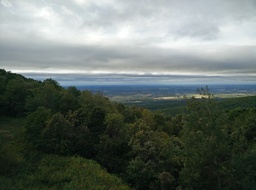
#> input picture PS2/data/pano_left.jpg, 256 x 190 px, shrunk from 1457 x 1080 before the run
$ python panaroma.py
#> lines starting #> are read from the running program, lines starting #| are printed output that depends on the picture
### PS2/ec/cwcolombHelperFunctions.py
import numpy as np
import cv2
import warnings
import argparse
import numpy as np
import cv2
import skimage.color
import numpy as np
import cv2
import scipy.io as sio
from matplotlib import pyplot as plt
import skimage.feature

PATCHWIDTH = 9

def briefMatch(desc1,desc2,ratio):

	matches = skimage.feature.match_descriptors(desc1,desc2,'hamming',cross_check=True,max_ratio=ratio)
	return matches


# [8 lines left out: function plotMatches, not called in this run]


def makeTestPattern(patchWidth, nbits):
	np.random.seed(0)
	compareX = patchWidth*patchWidth * np.random.random((nbits,1))
	compareX = np.floor(compareX).astype(int)
	np.random.seed(1)
	compareY = patchWidth*patchWidth * np.random.random((nbits,1))
	compareY = np.floor(compareY).astype(int)

	return (compareX, compareY)

def computePixel(img, idx1, idx2, width, center):
	halfWidth = width // 2
	col1 = idx1 % width - halfWidth
	row1 = idx1 // width - halfWidth
	col2 = idx2 % width - halfWidth
	row2 = idx2 // width - halfWidth
	return 1 if img[int(center[0]+row1)][int(center[1]+col1)] < img[int(center[0]+row2)][int(center[1]+col2)] else 0


def computeBrief(img, locs):


	patchWidth = 9
	nbits = 256
	compareX, compareY = makeTestPattern(patchWidth,nbits)
	m, n = img.shape

	halfWidth = patchWidth//2

	locs = np.array(list(filter(lambda x: halfWidth <= x[0] < m-halfWidth and halfWidth <= x[1] < n-halfWidth, locs)))
	desc = np.array([list(map(lambda x: computePixel(img, x[0], x[1], patchWidth, c), zip(compareX, compareY))) for c in locs])

	return desc, locs


def corner_detection(img, sigma):
	# fast method
	result_img = skimage.feature.corner_fast(img, n=PATCHWIDTH, threshold=sigma)
	locs = skimage.feature.corner_peaks(result_img, min_distance=1)
	return locs


def matchPics(I1, I2, opts):
    """
    Find feature correspondences between the two given images.

    I1, I2 : Images to match
    opts: input opts
    """
    ratio = opts.ratio  #'ratio for BRIEF feature descriptor'
    sigma = opts.sigma  #'threshold for corner detection using FAST feature detector'


    #Convert Images to GrayScale
    gray1 = skimage.color.rgb2gray(I1)
    gray2 = skimage.color.rgb2gray(I2)

    #Detect Features in Both Images
    locs1 = corner_detection(gray1, sigma)
    locs2 = corner_detection(gray2, sigma)

    #Obtain descriptors for the computed feature locations
    desc1, locs1 = computeBrief(gray1, locs1)
    desc2, locs2 = computeBrief(gray2, locs2)

    #Match features using the descriptors
    matches = briefMatch(desc1, desc2, ratio)

    return matches, locs1, locs2

def get_opts():
    parser = argparse.ArgumentParser(description='16-720 HW2: Homography')

    ## Feature detection (requires tuning)
    parser.add_argument('--sigma', type=float, default=0.15,
                        help='threshold for corner detection using FAST feature detector')
    parser.add_argument('--ratio', type=float, default=0.7,
                        help='ratio for BRIEF feature descriptor')

    ## Ransac (requires tuning)
    parser.add_argument('--max_iters', type=int, default=500,
                        help='the number of iterations to run RANSAC for')
    parser.add_argument('--inlier_tol', type=float, default=2.0,
                        help='the tolerance value for considering a point to be an inlier')

    ## Additional options (add your own hyperparameters here)
    parser.add_argument('--c2_testing', type=bool, default=False,
                        help='Whether this run is for testing.')
    parser.add_argument('--save_addr', type=str, default=None,
                        help='Address to export content to.')
    ##
    opts = parser.parse_args()

    return opts


def computeH(x1, x2):
    """
    Compute the homography between two sets of points.

    Q2.2.1
    """
    Npts = x1.shape[0]
    Npts2 = x2.shape[0]
    assert Npts==Npts2, "Number of points in each list must be equal"

    A = np.zeros((Npts*2,9))

    for i in range(Npts):
        A[i*2:(i+1)*2, :] = np.array([
            [-x2[i,0], -x2[i,1], -1, 0, 0, 0, x1[i,0]*x2[i,0], x1[i,0]*x2[i,1], x1[i,0]],
            [0, 0, 0, -x2[i,0], -x2[i,1], -1, x1[i,1]*x2[i,0], x1[i,1]*x2[i,1], x1[i,1]],
        ])


    """
    SVD Approach (works fine, just slower than eig. Keeping in case of issue with eig.)
    _, s, Vh = np.linalg.svd(A, full_matrices=True)
    if s.shape[0] > 8 and abs(s[8]) > 1e-6:
        warnings.warn("Min singular value should be approximately zero.")
    V = Vh.T
    H2to1 = V[:,8] # Solution is eigenvector for smallest eigenvalue of A.T@A (last col of V)
    """
    D,V = np.linalg.eig(A.T@A)
    D = np.absolute(D) # only care about distance of e-values from 0
    i_min = np.argmin(D)
    if D[i_min] > 1e-3:
        warnings.warn("Min singular value should be approximately zero; it was {}.".format(D[i_min]))
    H2to1 = V[:,i_min]

    return H2to1.reshape((3,3))

def point_mean(x):
    """Compute mean of columns of given matrix x (faster than np.mean)."""
    Npts = x.shape[0]
    return np.sum(x[:, 0])/Npts, np.sum(x[:, 1])/Npts

def computeH_norm(x1, x2):
    """
    Compute the centroid of the points.

    Q2.2.2
    """
    #Shift the origin of the points to the centroid
    mean1 = point_mean(x1) # mean for each column (xvalues,yvalues) in x1
    mean2 = point_mean(x2) # mean for each column (xvalues,yvalues) in x2
    x1_centered = x1 - mean1
    x2_centered = x2 - mean2

	#Normalize the points so that the largest distance from the origin is equal to sqrt(2)
    max1 = np.max(np.absolute(x1_centered), axis=0)
    max2 = np.max(np.absolute(x2_centered), axis=0)
    if np.count_nonzero(max1==0) == 0:
        scale1 = 1.0 / max1 # scaling for each column (xvalues,yvalues) in x1
    else:
        warnings.warn("Zeros in maximum value for a column in x1. Ignoring scaling for that point collection.")
        scale1 = np.ones(max1.shape) # can't scale so don't. this likely won't generate the solution given this anomaly so this is fine.
    if np.count_nonzero(max2==0) == 0:
        scale2 = 1.0 / max2 # scaling for each column (xvalues,yvalues) in x2
    else:
        warnings.warn("Zeros in maximum value for a column in x2. Ignoring scaling for that point collection")
        scale2 = np.ones(max2.shape) # can't scale so don't. this likely won't generate the solution given this anomaly so this is fine.
    x1_normalized = x1_centered * scale1
    x2_normalized = x2_centered * scale2

	#Similarity transform 1
    T1 = np.array([
        [scale1[0], 0, -mean1[0]*scale1[0]],
        [0, scale1[1], -mean1[1]*scale1[1]],
        [0, 0, 1]
    ])

	#Similarity transform 2
    T2 = np.array([
        [scale2[0], 0, -mean2[0]*scale2[0]],
        [0, scale2[1], -mean2[1]*scale2[1]],
        [0, 0, 1]
    ])

	#Compute homography
    H2to1_norm = computeH(x1_normalized, x2_normalized)

	#Denormalization
    H2to1 = np.linalg.inv(T1) @ H2to1_norm @ T2

    return H2to1


def computeH_ransac(locs1, locs2, opts):
    """
    Compute the best fitting homography given a list of matching points.

    Q2.2.3
    """
    max_iters = opts.max_iters  # the number of iterations to run RANSAC for
    inlier_tol = opts.inlier_tol # the tolerance value for considering a point to be an inlier

    # Copy and swap columns (from (y,x) to (x,y)) per Piazza
    pts1 = np.copy(locs1)
    pts1[:,[1,0]] = pts1[:,[0,1]]
    pts2 = np.copy(locs2)
    pts2[:,[1,0]] = pts2[:,[0,1]]

    Npts = pts1.shape[0]
    Npts2 = pts2.shape[0]
    assert Npts == Npts2, "Both locs should contain same number of points."

    # Make homogeneous ahead of time for use in RANSAC inlier testing:
    pts_h1 = pts1.T
    pts_h1 = np.append(pts_h1, np.ones((1,Npts)), axis=0)
    pts_h2 = pts2.T
    pts_h2 = np.append(pts_h2, np.ones((1,Npts)), axis=0)

    # Count inliers in model given by homography H:
    def count_inliers(H):
        estimate = H@pts_h2
        # Rescale third element to rehomogenize estimate (account for "up to scale" equivalence):
        if np.count_nonzero(estimate[2,:]) == estimate.shape[1]:
            estimate = estimate / estimate[2,:]
        inliers = np.linalg.norm(pts_h1 - estimate, axis=0) < inlier_tol # True if inlier
        num_inliers = np.count_nonzero(inliers)
        return num_inliers, inliers

    count = 1
    bestH2to1 = None
    best_inliers = None # Boolean vector with True for inliers during best homography fit
    best_inlier_count = -1
    while count < max_iters:
        # Select randomly the minimum number of points to fix model (8 points = 4 correspondences):
        sample_idx = np.random.choice(Npts, 4)
        sample1 = pts1[sample_idx,:]
        sample2 = pts2[sample_idx,:]

        # Solve for model (H):
        H2to1 = computeH_norm(sample1, sample2)

        # Count inliers:
        num_inliers, inliers = count_inliers(H2to1)

        # If best homography, save the model and the inliers (to try to build a better model later):
        if num_inliers > best_inlier_count:
            bestH2to1 = H2to1
            best_inliers = inliers
            best_inlier_count = num_inliers

        # If all points are (somehow) inliers, woohoo! Terminate early.
        if num_inliers == Npts:
            #terminate early
            break

        count = count + 1

    # Rebuild model using all inliers from best fit:
    H2to1 = computeH_norm(pts1[best_inliers,:], pts2[best_inliers,:])
    num_inliers, inliers = count_inliers(H2to1)
    # Make sure it's actually an improvement; if so, keep:
    if num_inliers > best_inlier_count:
        bestH2to1 = H2to1
        best_inliers = inliers

    inliers = (best_inliers*1) # convert from Bool to Int vector (per spec)
    return bestH2to1, inliers


# [21 lines left out: function compositeH, not called in this run]

### PS2/ec/panaroma.py
import numpy as np
import cv2
import matplotlib.pyplot as plt
#Import necessary functions
from cwcolombHelperFunctions import get_opts, matchPics, computeH_ransac, plotMatches
#Write script for Q4.2x

opts = get_opts()
opts.sigma = 0.1
opts.ratio = 0.6

# Load Images:
left_img = cv2.imread('../data/pano_left.jpg')
#> left_img is the input picture: shape (190, 256, 3); mean B, G, R 105.5, 111.1, 101.9
right_img = cv2.imread('../data/pano_right.jpg')
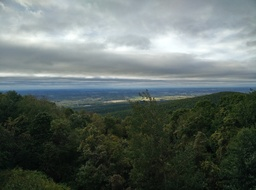
#> input picture PS2/data/pano_right.jpg, 256 x 190 px, shrunk from 1457 x 1080 before the run
#> right_img is the input picture: shape (190, 256, 3); mean B, G, R 103.1, 107.1, 96.8

width = left_img.shape[1] + right_img.shape[1]
#> width = 512
height = left_img.shape[0] + right_img.shape[0]
#> height = 380

# Perform Feature Matching:
matches, locs1, locs2 = matchPics(left_img, right_img, opts)
#> in matchPics, `gray1 = skimage.color.rgb2gray(I1)`:
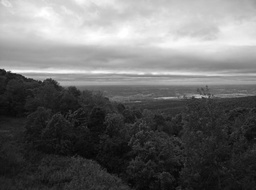
#> gray1: shape (190, 256) float64; min 0.0165, max 1, mean 0.428
#> in matchPics, `gray2 = skimage.color.rgb2gray(I2)`:
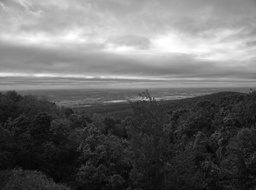
#> gray2: shape (190, 256) float64; min 0.00923, max 0.999, mean 0.414
#> in corner_detection, `result_img = skimage.feature.corner_fast(img, n=PATCHWIDTH, threshold=..`:
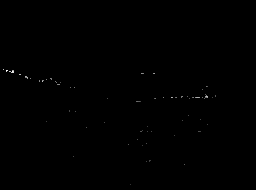
#> result_img: shape (190, 256) float64; min 0, max 6.82, mean 0.00777; drawn with min black and max white
#> in corner_detection, `locs = skimage.feature.corner_peaks(result_img, min_distance=1)`: locs = 61 pairs, first value 69 to 184, second value 3 to 215
#> in matchPics, `locs1 = corner_detection(gray1, sigma)`: locs1 has the same summary as locs in corner_detection
#> in matchPics, `locs2 = corner_detection(gray2, sigma)`: locs2 = 65 pairs, first value 43 to 186, second value 5 to 250
#> in computeBrief, `locs = np.array(list(filter(lambda x: halfWidth <= x[0] < m-halfWidth ..`: locs = 60 pairs, first value 70 to 184, second value 6 to 215
#> in matchPics, `desc1, locs1 = computeBrief(gray1, locs1)`: locs1 has the same summary as locs in computeBrief
#> in matchPics, `desc2, locs2 = computeBrief(gray2, locs2)`: locs2 = 64 pairs, first value 43 to 176, second value 5 to 250
#> in briefMatch, `matches = skimage.feature.match_descriptors(desc1,desc2,'hamming',cros..`: matches = [[24, 9], [28, 22]]
#> matches = [[24, 9], [28, 22]]; locs1 has the same summary as locs in computeBrief
bestH2to1, inliers = computeH_ransac(locs1[matches[:,0],:], locs2[matches[:,1],:], opts)
#> in computeH_ransac, `pts1 = np.copy(locs1)`: pts1 = [[87, 74], [101, 139]]
#> in computeH_ransac, `pts2 = np.copy(locs2)`: pts2 = [[91, 14], [105, 89]]
#> in computeH_ransac, `pts_h1 = pts1.T`: pts_h1 = [[74, 139], [87, 101]]
#> in computeH_ransac, `pts_h1 = np.append(pts_h1, np.ones((1,Npts)), axis=0)`: pts_h1 = [[74, 139], [87, 101], [1, 1]]
#> in computeH_ransac, `pts_h2 = pts2.T`: pts_h2 = [[14, 89], [91, 105]]
#> in computeH_ransac, `pts_h2 = np.append(pts_h2, np.ones((1,Npts)), axis=0)`: pts_h2 = [[14, 89], [91, 105], [1, 1]]
#> the loop in computeH_ransac, `while count < max_iters:` made 499 passes
#> (sample1, sample2, mean1 in computeH_norm, mean2 in computeH_norm, max1 in computeH_norm, max2 in computeH_norm, scale1 in computeH_norm, scale2 in computeH_norm) on pass 1: ([[139, 101], [74, 87], [74, 87], [74, 87]], [[89, 105], [14, 91], [14, 91], [14, 91]], (90.25, 90.5), (32.75, 94.5), [48.75, 10.5], [56.25, 10.5], [0.0205, 0.0952], [0.0178, 0.0952])
#> (sample1, sample2, x2_normalized in computeH_norm, T1 in computeH_norm, T2 in computeH_norm, H2to1, estimate in count_inliers) on passes 2 to 3: ([[139, 101], [139, 101], [139, 101], [139, 101]], [[89, 105], [89, 105], [89, 105], [89, 105]], [[0, 0], [0, 0], [0, 0], [0, 0]], [[1, 0, -139], [0, 1, -101], [0, 0, 1]], [[1, 0, -89], [0, 1, -105], [0, 0, 1]], [[1, 0, -89], [0, 0, 0], [0, 0, 0]], [[-75, 0], [0, 0], [0, 0]]), ([[74, 87], [74, 87], [74, 87], [74, 87]], [[14, 91], [14, 91], [14, 91], [14, 91]], [[0, 0], [0, 0], [0, 0], [0, 0]], [[1, 0, -74], [0, 1, -87], [0, 0, 1]], [[1, 0, -14], [0, 1, -91], [0, 0, 1]], [[1, 0, -14], [0, 0, 0], [0, 0, 0]], [[0, 75], [0, 0], [0, 0]])
#> (the run stopped early here; a loop or call above may not have finished)
